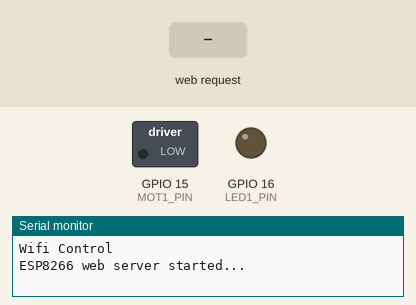
A sketch run on a simulated ESP8266 (NodeMCU). Parts: switched loads named in the sketch (green lamp = pin HIGH), output pins drawn as LEDs (lit = HIGH), the last lines printed to the serial monitor. The test bench sets the inputs (shaded band).

Above: at 1.2 s.
1.3 s: HTTP request GET /mot1on received
At 1.8 s:
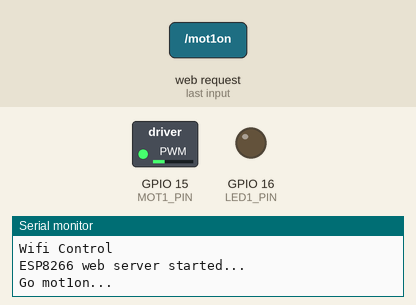
2.8 s: HTTP request GET /motoff received
At 4.0 s:
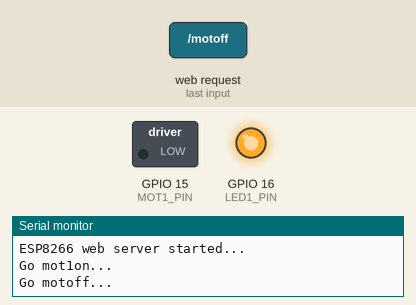
4.3 s: HTTP request GET /mot2on received
At 5.3 s:
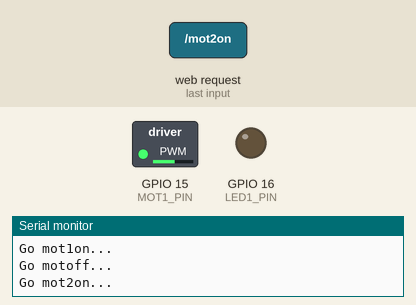
5.8 s: HTTP request GET /mot3on received
At 6.4 s:
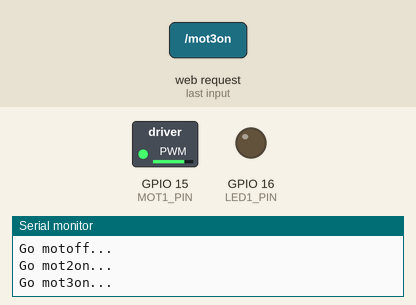
7.3 s: HTTP request GET /motoff received
At 8.6 s:
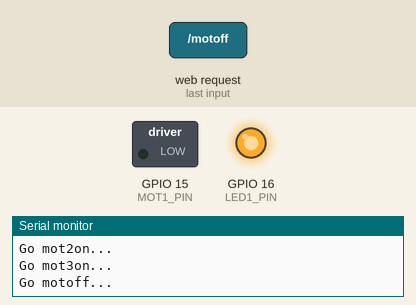
Timing chart, 0 to 9.8 s (numbered marks = the images above; inputs shaded):
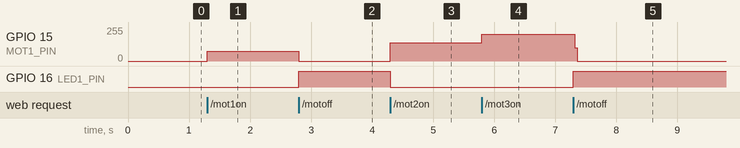

Measured:
- after the input at 1.3 s, GPIO 15 (MOT1_PIN): 0/255 → 74/255 at once
- after the input at 2.8 s, GPIO 15 (MOT1_PIN): 74/255 → 0/255 at once; GPIO 16 (LED1_PIN): LOW → HIGH at once
- after the input at 4.3 s, GPIO 15 (MOT1_PIN): 0/255 → 137/255 at once; GPIO 16 (LED1_PIN): HIGH → LOW at once
- after the input at 5.8 s, GPIO 15 (MOT1_PIN): 137/255 → 199/255 at once
- after the input at 7.3 s, GPIO 15 (MOT1_PIN): 199/255 → 0/255 at once; GPIO 16 (LED1_PIN): LOW → HIGH at once

The sketch:

5simpleWiFiwROOM.ino
```cpp
/*
//AP mode test OK good 20201031
//WiFi 설정 IoT-AP 연결 MOTOR CONTROL 프로젝트
ESP-WROOM-02 app control
D0  16 LED PULLUP 10K
D1  5
D2  4
D3  0 FLASH LEFT
D4  2    (SDA)
D5  14   (SCL)OK
D6  12 R UP
D7  13 B DOWN
D8  15 MOTOR G PULLDOWN 10K
D9  3 RX
D10 1 TX
*/
#include <ESP8266WiFi.h>
#include <ESP8266WebServer.h>

// AP mode WiFi settings
#define SSID_AP     "IoT-AP"   // for AP mode
#define PASSWORD_AP "12345678" // for AP mode

// pin settings
#define LED1_PIN    16   //d0 16 pin 1 of (D0)led
#define MOT1_PIN    15   //d8 15 pin 2 of (D8) motor
#define MOT_SPEED   1023      //speed motor (0-1023)

IPAddress local_ip(192, 168, 4, 1); //IP for AP mode
IPAddress gateway(192, 168, 4, 1); //IP for AP mode
IPAddress subnet(255, 255, 255, 0); //IP for AP mode
ESP8266WebServer server(80);

int set_mode = 0; //0 select mode action

// initialize
void setup() {
  Serial.begin(9600);
  Serial.println("Wifi Control");
  pinMode(LED1_PIN, OUTPUT);
  pinMode(MOT1_PIN, OUTPUT);

  // AP mode
  WiFi.softAP(SSID_AP, PASSWORD_AP);
  WiFi.softAPConfig(local_ip, gateway, subnet);

  // setup web server to handle specific HTTP requests
  server.on("/", HTTP_GET, handle_OnConnect);
  server.on("/mot1on", HTTP_GET, handle_mot1on);
  server.on("/mot2on", HTTP_GET, handle_mot2on);
  server.on("/mot3on", HTTP_GET, handle_mot3on);
  server.on("/motoff", HTTP_GET, handle_motoff);
  server.onNotFound(handle_NotFound);

  //start server
  server.begin();
  Serial.println("ESP8266 web server started...");
}

// handle HTTP requests and arduino control
void loop() {
  server.handleClient();
  auto_action();
}

// HTTP request: on connect
void handle_OnConnect() {
  //set_mode = 0;
  Serial.println("Client connected");
  server.send(200, "text/html", SendHTML());
}

// HTTP request: go func 1
void handle_mot1on() {
  set_mode = 1;
  Serial.println("Go mot1on...");
  server.send(200, "text/html", SendHTML());
}

// HTTP request: go func 2
void handle_mot2on() {
  set_mode = 2;
  Serial.println("Go mot2on...");
  server.send(200, "text/html", SendHTML());
}

// HTTP request: go func 3
void handle_mot3on() {
  set_mode = 3;
  Serial.println("Go mot3on...");
  server.send(200, "text/html", SendHTML());
}

// HTTP request: go func 4
void handle_motoff() {
  set_mode = 4;
  Serial.println("Go motoff...");
  server.send(200, "text/html", SendHTML());
}

// HTTP request: other
void handle_NotFound() {
  set_mode = 0; //LED1status=LOW; MOT1status=LOW;
  Serial.println("Page error");
  server.send(404, "text/plain", "Not found");
}

// control mode select
void auto_action() {
  switch (set_mode) {
    case 0: // all off
      digitalWrite(LED1_PIN, LOW);
      digitalWrite(MOT1_PIN, LOW);
      break;
    case 1: // MOTOR On
      digitalWrite(LED1_PIN, LOW);
      analogWrite(MOT1_PIN, 300);
      break;
    case 2: // MOTOR On
      digitalWrite(LED1_PIN, LOW);
      analogWrite(MOT1_PIN, 550);
      break;
    case 3: // MOTOR On
      digitalWrite(MOT1_PIN, LOW);
      analogWrite(MOT1_PIN, 800);
      break;
    case 4: // MOTOR Off
      digitalWrite(LED1_PIN, HIGH);
      digitalWrite(MOT1_PIN, LOW);
      break;
  }
}

// output HTML web page for user
String SendHTML() {
  String html = "HTTP/1.1 200 OK\r\nContent-Type: text/html\r\n\r\n";
  html = "<!DOCTYPE html>\n";
  html += "<html>\n";
  html += "<head>\n";
  html += "<title>Wifi Control</title>\n";
  html += "<meta name=\"viewport\" content=\"width=device-width, initial-scale=1\">\n";
  html += "<style>\n";
  html += "html {font-family: Helvetica; display: inline-block; margin: 0px auto; text-align: center;}\n";
  html += "body {margin-top: 10px;} h2 {color: #444444;margin: 10px auto 10px;} h4 {color: #444444;margin-bottom: 10px;}\n";
  html += ".button {border: 5px solid green; color: white; width: 120px; height: 50px; margin: 5px; padding: 15px 15px; text-align: center; text-decoration: none; font-weight: bold; font-size: 20px; border-radius: 10px; box-shadow: 0 6px #999; cursor: pointer;}\n";
  html += ".button-on {background-color: #700000;}\n";
  html += ".button-off {background-color: #000070;}\n";
  html += ".button:active {background-color: #3e8e41; box-shadow: 0 5px #666; transform: translateY(4px);}\n";
  html += ".center {display: flex; justify-content: center; align-items: center; margin: 10px;}\n";
  html += "p {font-size: 14px;color: #888;margin-bottom: 10px;}\n";
  html += "</style>\n";
  html += "</head>\n";
  html += "<body>\n";
  html += "<div align=\"center\">\n";
  html += "<h2>Wifi Control</h2>\n";
  html += "<br>\n";
  html += "<form method=\"GET\">\n";
  html += "<input class=\"button button-on\" type=\"button\" value=\"1\" onclick=\"window.location.href='/mot1on'\">\n";
  html += "<br><br>\n";
  html += "<input class=\"button button-on\" type=\"button\" value=\"2\" onclick=\"window.location.href='/mot2on'\">\n";
  html += "<br><br>\n";
  html += "<input class=\"button button-on\" type=\"button\" value=\"3\" onclick=\"window.location.href='/mot3on'\">\n";
  html += "<br><br>\n";
  html += "<input class=\"button button-off\" type=\"button\" value=\"4\" onclick=\"window.location.href='/motoff'\">\n";
  html += "</form>\n";
  html += "</div>\n";
  html += "</body>\n";
  html += "</html>\n";
  return html;
}
```
